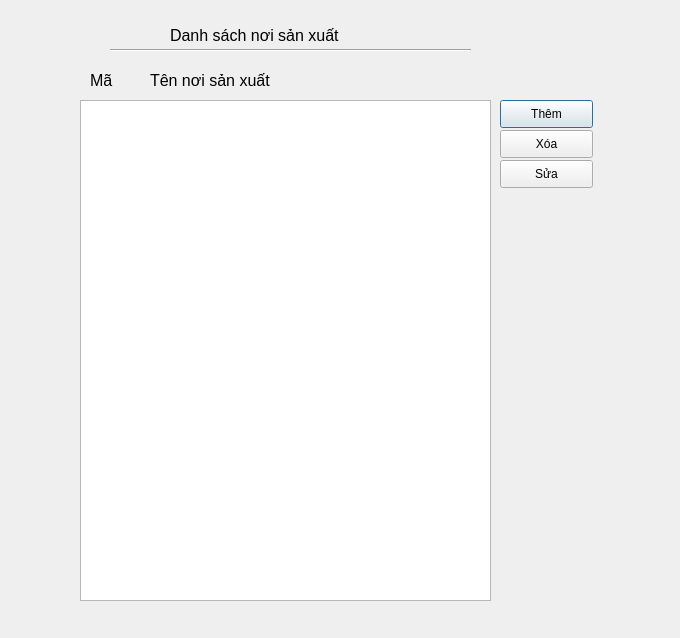
<?xml version="1.0" encoding="UTF-8"?>
<ui version="4.0">
 <class>madeinDialog</class>
 <widget class="QDialog" name="madeinDialog">
  <property name="geometry">
   <rect>
    <x>0</x>
    <y>0</y>
    <width>680</width>
    <height>638</height>
   </rect>
  </property>
  <property name="windowTitle">
   <string>Dialog</string>
  </property>
  <widget class="Line" name="line">
   <property name="geometry">
    <rect>
     <x>110</x>
     <y>30</y>
     <width>361</width>
     <height>41</height>
    </rect>
   </property>
   <property name="orientation">
    <enum>Qt::Horizontal</enum>
   </property>
  </widget>
  <widget class="QLabel" name="label">
   <property name="geometry">
    <rect>
     <x>170</x>
     <y>20</y>
     <width>251</width>
     <height>31</height>
    </rect>
   </property>
   <property name="styleSheet">
    <string notr="true"/>
   </property>
   <property name="text">
    <string>&lt;html&gt;&lt;head/&gt;&lt;body&gt;&lt;p&gt;&lt;span style=&quot; font-size:12pt;&quot;&gt;Danh sách nơi sản xuất&lt;/span&gt;&lt;/p&gt;&lt;/body&gt;&lt;/html&gt;</string>
   </property>
  </widget>
  <widget class="QListWidget" name="table">
   <property name="geometry">
    <rect>
     <x>80</x>
     <y>100</y>
     <width>411</width>
     <height>501</height>
    </rect>
   </property>
  </widget>
  <widget class="QPushButton" name="add">
   <property name="geometry">
    <rect>
     <x>500</x>
     <y>100</y>
     <width>93</width>
     <height>28</height>
    </rect>
   </property>
   <property name="text">
    <string>Thêm</string>
   </property>
  </widget>
  <widget class="QPushButton" name="remove">
   <property name="geometry">
    <rect>
     <x>500</x>
     <y>130</y>
     <width>93</width>
     <height>28</height>
    </rect>
   </property>
   <property name="text">
    <string>Xóa</string>
   </property>
  </widget>
  <widget class="QPushButton" name="edit">
   <property name="geometry">
    <rect>
     <x>500</x>
     <y>160</y>
     <width>93</width>
     <height>28</height>
    </rect>
   </property>
   <property name="text">
    <string>Sửa</string>
   </property>
  </widget>
  <widget class="QLabel" name="label_2">
   <property name="geometry">
    <rect>
     <x>90</x>
     <y>60</y>
     <width>55</width>
     <height>41</height>
    </rect>
   </property>
   <property name="text">
    <string>&lt;html&gt;&lt;head/&gt;&lt;body&gt;&lt;p&gt;&lt;span style=&quot; font-size:12pt;&quot;&gt;Mã&lt;/span&gt;&lt;/p&gt;&lt;/body&gt;&lt;/html&gt;</string>
   </property>
  </widget>
  <widget class="QLabel" name="label_3">
   <property name="geometry">
    <rect>
     <x>150</x>
     <y>60</y>
     <width>171</width>
     <height>41</height>
    </rect>
   </property>
   <property name="text">
    <string>&lt;html&gt;&lt;head/&gt;&lt;body&gt;&lt;p&gt;&lt;span style=&quot; font-size:12pt;&quot;&gt;Tên nơi sản xuất&lt;/span&gt;&lt;/p&gt;&lt;/body&gt;&lt;/html&gt;</string>
   </property>
  </widget>
 </widget>
 <resources/>
 <connections/>
</ui>
